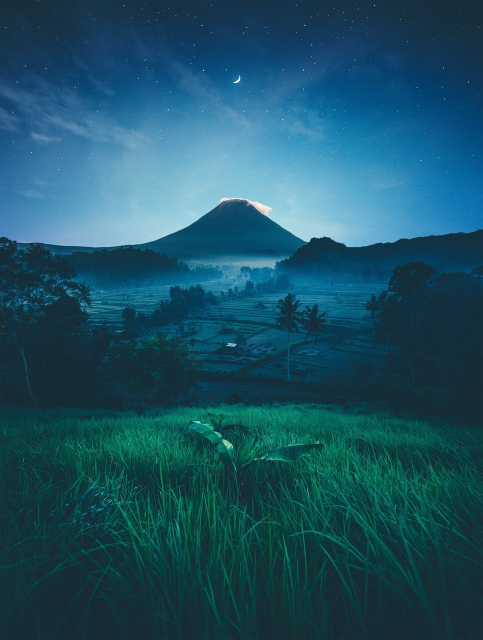
#> input picture day7/pic/pic2.jpg, 966 x 1280 px (shown at 1/2 size)
$ jupyter execute prcture_resize.ipynb
#> lines starting #> are read from the running program, lines starting #| are printed output that depends on the picture
## Python 과 Numpy의 차이점
 - 행렬에 특화된 모듈이 numpy임

Pillow로 이미지 분석 & 리사이즈 (from PIL import Image,
                    Image.open('pic/사진파일명))

[cell 1]
from PIL import Image
folderName='./pic/'
fileName='pic2.jpg'
img = Image.open(folderName + fileName)
#> img is the input picture: PIL image 966x1280 RGB; mean R, G, B 27.7, 81.6, 99.7
img.resize((200,200))
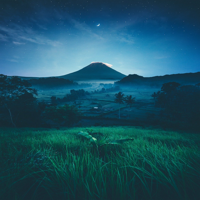
#> Out: PIL image 200x200 RGB; mean R, G, B 27.7, 81.6, 99.7

[cell 2]
type(folderName)

폴더 찾기

[cell 3]
import os, glob
filter(os.path.isdir, glob.glob("c:/*"))
dataList= glob.glob("./*") #카멜표기법
for x in dataList: #객체할당
    print(x)


# for x in range(len(data_List)): #인덱스할당
#     print(dataList[0])
